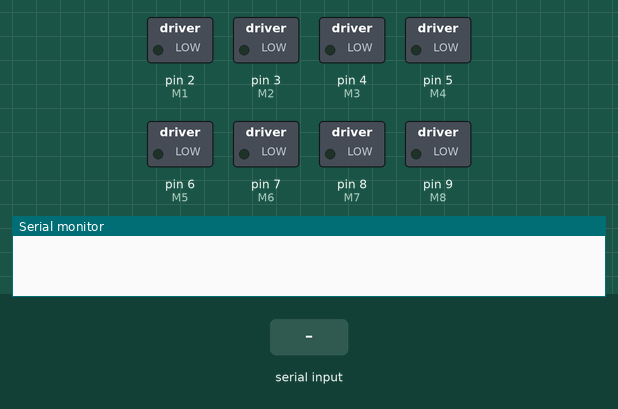
Recording of a sketch running on a simulated Arduino Uno, built with avr-gcc and run on an emulated ATmega328P. Parts: switched loads named in the sketch (green lamp = pin HIGH), the last lines printed to the serial monitor. The test bench sets the inputs (shaded band).

Above: at 1.2 s.
1.3 s: "F" received over Serial
At 2.1 s:
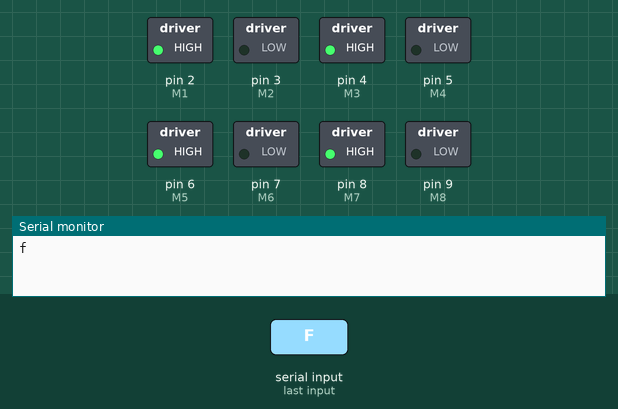
2.8 s: "B" received over Serial
At 3.2 s:
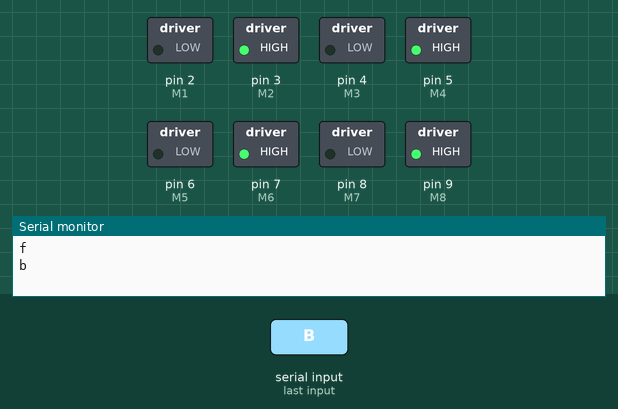
4.3 s: "R" received over Serial
At 5.5 s:
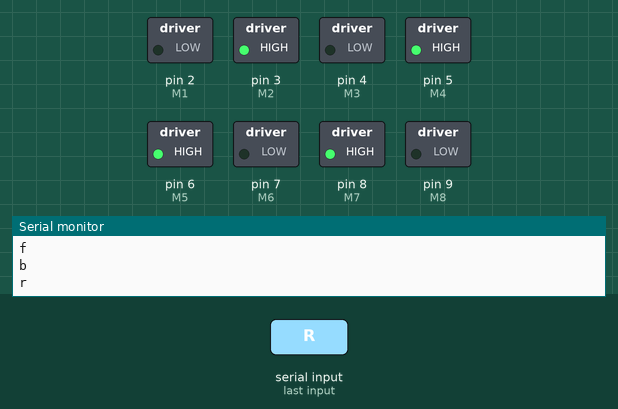
5.8 s: "L" received over Serial
At 6.7 s:
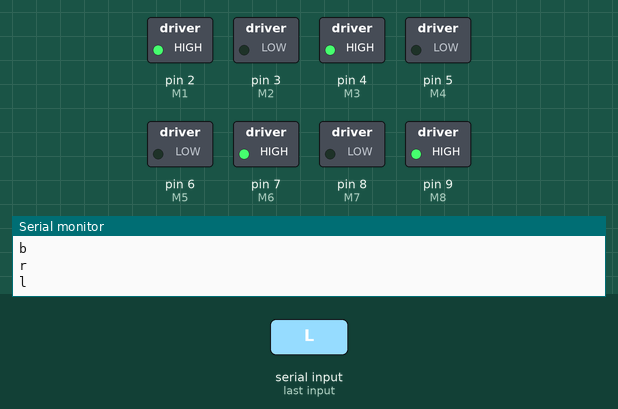
7.3 s: "G" received over Serial
At 7.8 s:
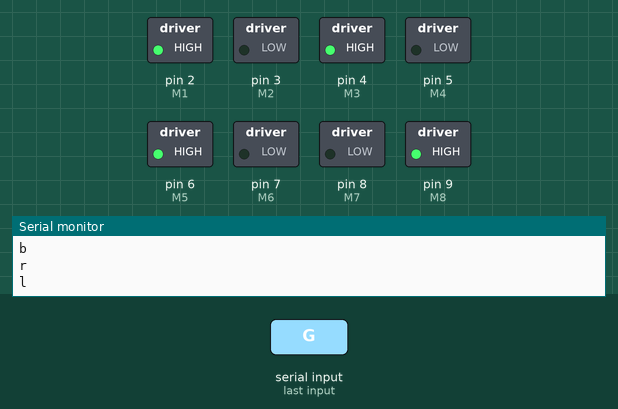
8.8 s: "I" received over Serial
At 10.2 s:
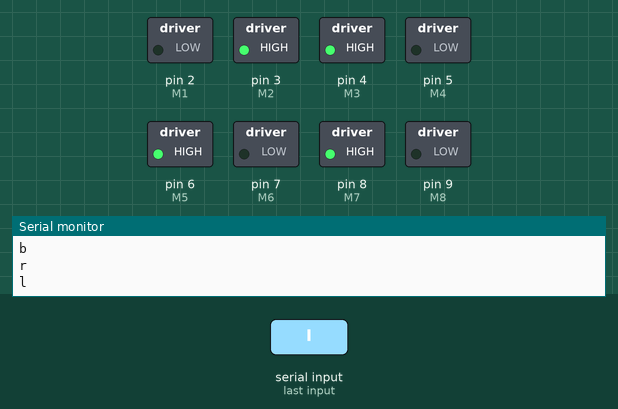
Timing chart, 0 to 11.3 s (numbered marks = the images above; inputs shaded):
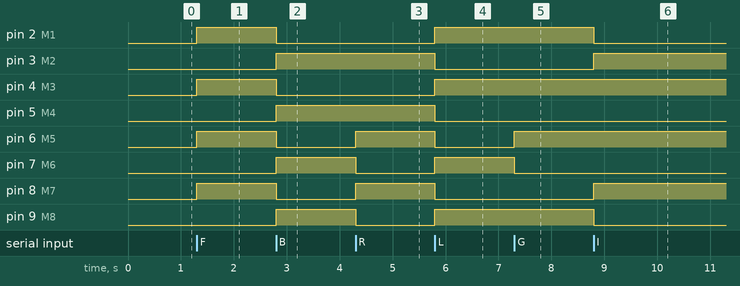

The sketch:

RC_CONTROL.ino
```cpp
const int M1 = 2 ;      //M1 M2 RIGHT FWD MOTOR
const int M2 = 3 ;      // M3 M4 RIGHT BACK MOTOR
const int M3 = 4 ;      // M5 M6 LEFT BACK MOTOR
const int M4 = 5 ;      // M7 M8 LEFT FWD MOTOR
const int M5 = 6 ;      // MOTOR1 IS RIGHT FWD MOTOR
const int M6 = 7 ;      // MOTOR2 IS RIGHT BACK MOTOR
const int M7 = 8 ;      // MOTOR3 IS LEFT BACK MOTOR
const int M8 = 9 ;      // MOTOR4 IS LEFT FWD MOTOR
const int inspd1=10;
char z,ip ;
//const int inspd1=10;

void setup()
{ pinMode (M1,OUTPUT);
  pinMode (M2,OUTPUT);
  pinMode (M3,OUTPUT);
  pinMode (M4,OUTPUT);
  pinMode (M5,OUTPUT);
  pinMode (M6,OUTPUT);
  pinMode (M7,OUTPUT);
  pinMode (M8,OUTPUT);
  Serial.begin(9600);
//   pinMode(inspd1,OUTPUT);
}
void forward ()
{  digitalWrite (M1,HIGH);         // MOTOR1 MOTOR2 MOTOR3 MOTOR4 ALL FWD
   digitalWrite (M2,LOW);
   digitalWrite (M3,HIGH);
   digitalWrite (M4,LOW);
   digitalWrite (M5,HIGH);
   digitalWrite (M6,LOW);
   digitalWrite (M7,HIGH);
   digitalWrite (M8,LOW);

}
void backward ()
{
  digitalWrite (M1,LOW);              // MOTOR1 MOTOR2 MOTOR3 MOTOR4 ALL BAKCWARD
  digitalWrite (M2,HIGH);
  digitalWrite (M3,LOW);
  digitalWrite (M4,HIGH);
  digitalWrite (M5,LOW);
  digitalWrite (M6,HIGH);
  digitalWrite (M7,LOW);
  digitalWrite (M8,HIGH);
}
void left ()
{
  digitalWrite (M1,HIGH);            // MOTOR1 MOTOR2  FWD     MOTOR3 MOTOR4 BACKWARD
  digitalWrite (M2,LOW);
  digitalWrite (M3,HIGH);
  digitalWrite (M4,LOW);
  digitalWrite (M5,LOW);
  digitalWrite (M6,HIGH);
  digitalWrite (M7,LOW);
  digitalWrite (M8,HIGH);
}
void right ()
{
  digitalWrite (M1,LOW);               // MOTOR1 MOTOR2 BACKWARD MOTOR3 MOTOR4 FWD
  digitalWrite (M2,HIGH);
  digitalWrite (M3,LOW);
  digitalWrite (M4,HIGH);
  digitalWrite (M5,HIGH);
  digitalWrite (M6,LOW);
  digitalWrite (M7,HIGH);
  digitalWrite (M8,LOW);
}
void forwardright ()
{
  digitalWrite (M1,LOW);            //MOTOR1 OFF    MOTOR2 MOTOR3 MOTOR4 FWD
  digitalWrite (M2,HIGH);
  digitalWrite (M3,HIGH);
  digitalWrite (M4,LOW);
  digitalWrite (M5,HIGH);
  digitalWrite (M6,LOW);
  digitalWrite (M7,HIGH);
  digitalWrite (M8,LOW);
}
void forwardleft()
{
   digitalWrite (M1,HIGH);         // MOTOR1 MOTOR2 MOTOR3 FWD MOTOR4 OFF
   digitalWrite (M2,LOW);
   digitalWrite (M3,HIGH);
   digitalWrite (M4,LOW);
   digitalWrite (M5,HIGH);
   digitalWrite (M6,LOW);
   digitalWrite (M7,LOW);
   digitalWrite (M8,HIGH);
}
void backright ()
{
   digitalWrite (M1,LOW);          //MOTOR1 BACKWARD MOTOR2 OFF MOTOR3 MOTOR4 BACKWARD
   digitalWrite (M2,HIGH);
   digitalWrite (M3,HIGH);
   digitalWrite (M4,LOW);
   digitalWrite (M5,LOW);
   digitalWrite (M6,HIGH);
   digitalWrite (M7,LOW);
   digitalWrite (M8,HIGH);
}
void backleft()
{
  digitalWrite (M1,LOW);          // MOTOR1 MOTOR2 BACKWARD MOTOR3 OFF MOTOR4 BACKWARD
  digitalWrite (M2,HIGH);
  digitalWrite (M3,LOW);
  digitalWrite (M4,HIGH);
  digitalWrite (M5,HIGH);
  digitalWrite (M6,LOW);
  digitalWrite (M7,LOW);
  digitalWrite (M8,HIGH);

}
void STOP()
{
  digitalWrite (M1,LOW);
  digitalWrite (M2,LOW);
  digitalWrite (M3,LOW);
  digitalWrite (M4,LOW);
  digitalWrite (M5,LOW);
  digitalWrite (M6,LOW);
  digitalWrite (M7,LOW);
  digitalWrite (M8,LOW);

}
void loop()
{
  if(Serial.available()>0)
  {
  z=Serial.read();

     if(z=='F')
     {forward();
     Serial.println('f');}
     else if(z=='B')
     {backward();
     Serial.println('b');}
     else if(z=='R')
     {right();
     Serial.println('r');}
     else if(z=='L')
     {left();
     Serial.println('l');}
     else if(z=='G'
     )
     {forwardleft();}
      else if(z=='I')
      {forwardright();}
       else if(z=='H')
       {backleft();}
        else if(z=='J')
        {backright();}
        else if(z=='S')
          {STOP();}


  }
}
```

Measured:
- after the input at 1.3 s, pin 2 (M1), pin 4 (M3), pin 6 (M5), pin 8 (M7): LOW → HIGH at once
- after the input at 2.8 s, pin 2 (M1), pin 4 (M3), pin 6 (M5), pin 8 (M7): HIGH → LOW at once; pin 3 (M2), pin 5 (M4), pin 7 (M6), pin 9 (M8): LOW → HIGH at once
- after the input at 4.3 s, pin 6 (M5), pin 8 (M7): LOW → HIGH at once; pin 7 (M6), pin 9 (M8): HIGH → LOW at once
- after the input at 5.8 s, pin 2 (M1), pin 4 (M3), pin 7 (M6), pin 9 (M8): LOW → HIGH at once; pin 3 (M2), pin 5 (M4), pin 6 (M5), pin 8 (M7): HIGH → LOW at once
- after the input at 7.3 s, pin 6 (M5): LOW → HIGH at once; pin 7 (M6): HIGH → LOW at once
- after the input at 8.8 s, pin 2 (M1), pin 9 (M8): HIGH → LOW at once; pin 3 (M2), pin 8 (M7): LOW → HIGH at once
